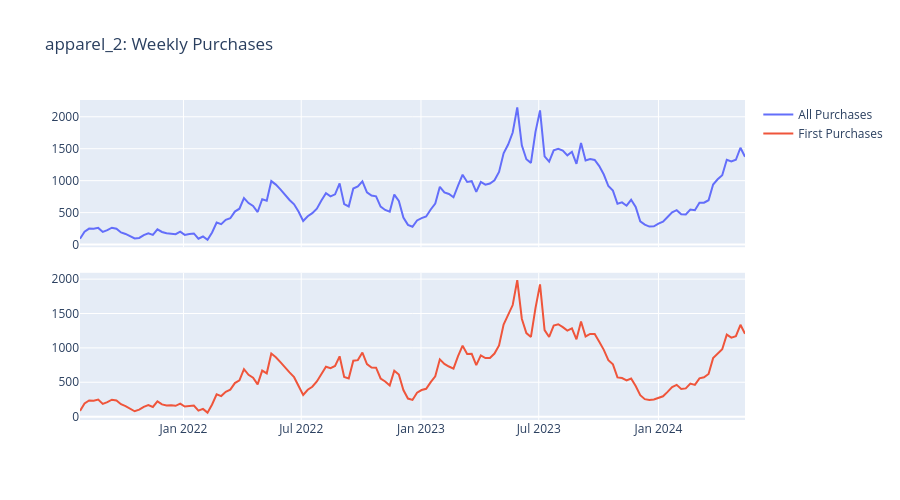

The notebook cell this image was saved under:
### Markdown cell above
## Aggregation notes

 Dropped 2 partial weeks (first and last weeks with fewer than 7 days). Partial
 weeks would distort weekly totals, especially spend and purchase sums, making
 them incomparable to full weeks. Both brands aggregated to keep the pipeline
 general for potential cross-brand comparison in Act 3, even though apparel_2 is
 the primary modeling brand.

### Code cell
# Reconstruct week-start date from ISO year/week
df_weekly["week_start"] = pd.to_datetime(
    df_weekly["iso_year"].astype(str)
    + "-W"
    + df_weekly["iso_week"].astype(str).str.zfill(2)
    + "-1",
    format="%G-W%V-%u",
)
df_weekly = df_weekly.sort_values(["organisation_id", "week_start"]).reset_index(
    drop=True
)

ORG_APPAREL_2 = "4a762f02ca755b22d37393e8dbeab1a6"
df_a2 = df_weekly[df_weekly["organisation_id"] == ORG_APPAREL_2]

fig = make_subplots(rows=2, cols=1, shared_xaxes=True, vertical_spacing=0.08)
fig.add_trace(
    go.Scatter(x=df_a2["week_start"], y=df_a2["all_purchases"], name="All Purchases"),
    row=1, col=1,
)
fig.add_trace(
    go.Scatter(
        x=df_a2["week_start"], y=df_a2["first_purchases"], name="First Purchases"
    ),
    row=2, col=1,
)
fig.update_layout(title="apparel_2: Weekly Purchases", height=500)
fig.show()

### Figure 1 — Plotly figure (JSON) as saved in the notebook; plotly's stock layout.template omitted (floating-point values rounded to 4 significant figures; data arrays with more than 128 entries replaced by an {"elided": "..."} marker saying what was removed)
{"data": [{"name": "All Purchases", "type": "scatter", "x": {"elided": "147 str values"}, "xaxis": "x", "y": {"elided": "147 int values"}, "yaxis": "y"}, {"name": "First Purchases", "type": "scatter", "x": {"elided": "147 str values"}, "xaxis": "x2", "y": {"elided": "147 int values"}, "yaxis": "y2"}], "layout": {"height": 500, "title": {"text": "apparel_2: Weekly Purchases"}, "xaxis": {"anchor": "y", "domain": [0, 1], "matches": "x2", "showticklabels": false}, "xaxis2": {"anchor": "y2", "domain": [0, 1]}, "yaxis": {"anchor": "x", "domain": [0.54, 1]}, "yaxis2": {"anchor": "x2", "domain": [0, 0.46]}}}
